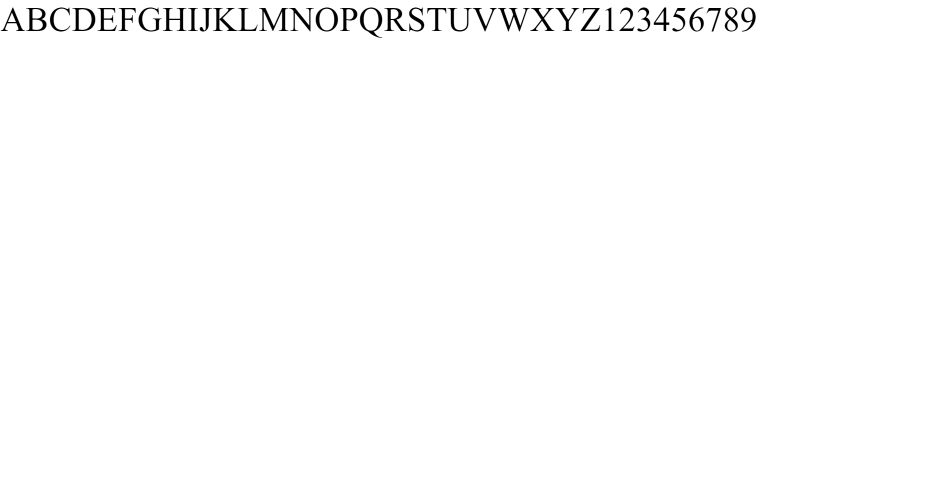
#> input picture 1st part/bebra.png, 1879 x 1005 px, found by its file name (shown at 1/2 size)
$ python -i recognizeSimpleText.py   (imports and definitions only)
#> lines starting #> are read from the running program, lines starting #| are printed output that depends on the picture; after the words box and inside, x2 and y2 are one past the last pixel; in counts of white or black regions, pixels touching at a corner belong together
#> further down, templ is the input picture: shape (1005, 1879, 3); min 0, max 255, mean 252.6
import cv2
import numpy as np
import requests
from PIL import Image

url = "https://ucarecdn.com/f628d67d-377e-4d1e-867c-607ebf161ecc/"
# [1 line that did not run here, left out]
# [1 line that did not run here, left out]
# [1 line that did not run here, left out]


def cut_corners(img):
    color_converted = cv2.cvtColor(img, cv2.COLOR_BGR2RGB)
    im = Image.fromarray(color_converted)
    a = np.array(im)[:,:,:3]  # keep RGB only
    m = np.any(a != [255, 255, 255], axis=2)
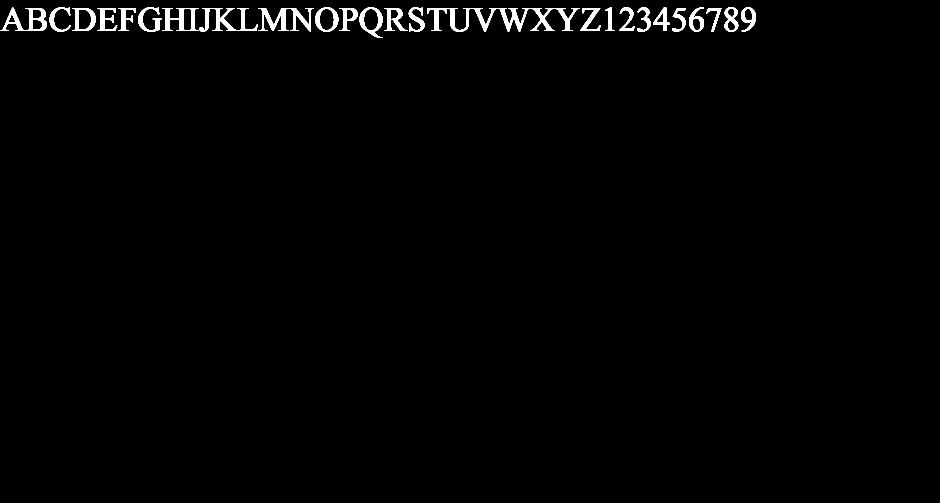
#> m: shape (1005, 1879) bool (shown at 1/2 size); 1.3% white; 30 white regions, largest, box (x1, y1, x2, y2) and area: (517, 16, 628, 63) 2030, (399, 16, 516, 63) 1884, (1, 15, 94, 62) 1636
    coords = np.argwhere(m)
#> coords = 24810 pairs, first value 15 to 75, second value 1 to 1511
    y0, x0, y1, x1 = *np.min(coords, axis=0), *np.max(coords, axis=0)
#> y0 = 15; x0 = 1; y1 = 75; x1 = 1511
    im = im.crop((x0, y0, x1+1, y1+1))
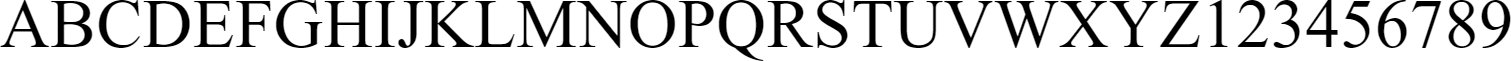
#> im: PIL image 1511x61 RGB; min 0, max 255, mean 204.9
    ret = np.array(im)
    ret = cv2.cvtColor(ret, cv2.COLOR_BGR2GRAY)
    return ret

def get_letter(img, i):
    img_height, img_width, img_channels = img.shape
    let_height, let_width = img_height, int(img_width / 35)
    let = img[:let_height, let_width * i : let_width * (i + 1)]
    let = cv2.resize(let, (let_width * 5, let_height * 5))
    cv2.imshow("C", let)
    cv2.waitKey(0)
    return let


url = "https://stepik.org/media/attachments/course/187016/bebra.png"
resp = requests.get(url, stream=True).raw
templ = np.asarray(bytearray(resp.read()), dtype='uint8')
templ = cv2.imdecode(templ, cv2.IMREAD_COLOR)

# [1 line that did not run here, left out]
templ = cut_corners(templ)
# cv2.imshow("img", img)
# cv2.imshow("orig", templ)
# cv2.waitKey(0)

# [1 line that did not run here, left out]
# [1 line that did not run here, left out]
# [1 line that did not run here, left out]
# [5 lines not run here, left out]

>>> import cv2
>>> picture = cv2.imread('bebra.png')
>>> result = cut_corners(picture)

$ run again, on 1st part/1stTask.png
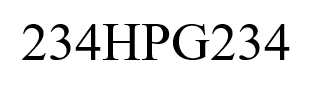
#> input picture 1st part/1stTask.png, 313 x 92 px
#> picture is the input picture: shape (92, 313, 3); min 0, max 255, mean 231.5
#> in cut_corners, `m = np.any(a != [255, 255, 255], axis=2)`:
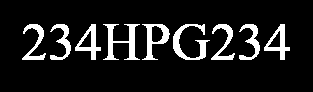
#> m: shape (92, 313) bool; 11.2% white; 9 white regions, largest, box (x1, y1, x2, y2) and area: (103, 24, 140, 60) 504, (173, 24, 210, 60) 462, (142, 24, 170, 60) 382
#> coords = 3226 pairs, first value 24 to 59, second value 22 to 289
#> y0 = 24; x0 = 22; y1 = 59; x1 = 289
#> in cut_corners, `im = im.crop((x0, y0, x1+1, y1+1))`:
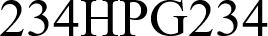
#> im: PIL image 268x36 RGB; min 0, max 255, mean 184.9

$ run again, on 1st part/Full test.png
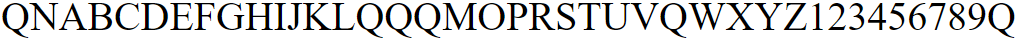
#> input picture 1st part/Full test.png, 1021 x 43 px
#> picture is the input picture: shape (43, 1021, 3); mean B, G, R 212.8, 212.7, 212.9
#> in cut_corners, `m = np.any(a != [255, 255, 255], axis=2)`:
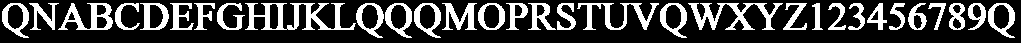
#> m: shape (43, 1021) bool; 25.7% white; 31 white regions, largest, box (x1, y1, x2, y2) and area: (245, 3, 356, 30) 1211, (688, 3, 783, 30) 967, (577, 3, 659, 30) 714
#> coords = 11263 pairs, first value 3 to 37, second value 2 to 1014
#> y0 = 3; x0 = 2; y1 = 37; x1 = 1014
#> in cut_corners, `ret = cv2.cvtColor(ret, cv2.COLOR_BGR2GRAY)`:
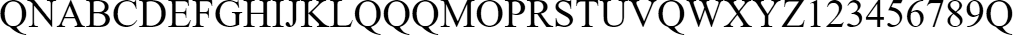
#> ret: shape (35, 1013); min 0, max 255, mean 202.7
